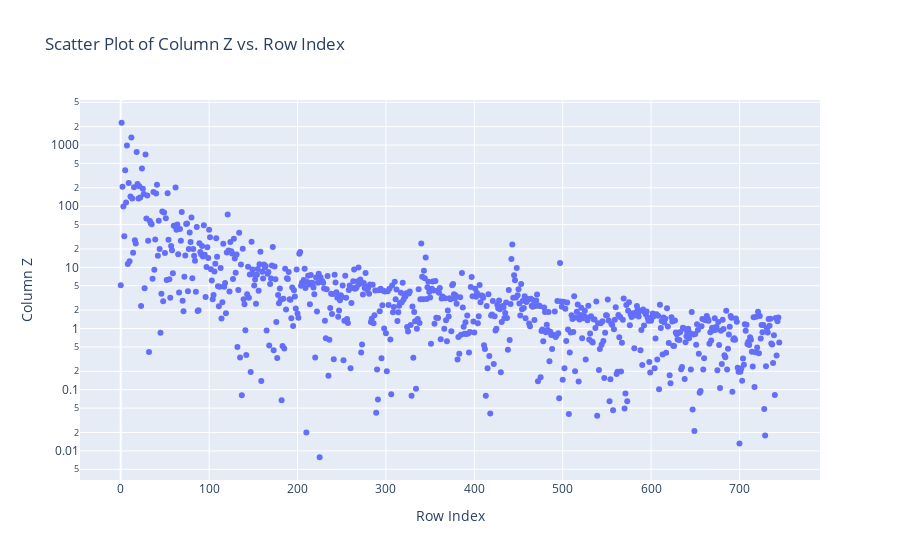

Source (notebook cell):
### Code cell
fig = go.Figure(data=go.Scatter(x=df.index, y=df['Z'], mode='markers'))

# Set y-axis scale to logarithmic
fig.update_layout(yaxis_type='log')

# Add labels and title to the plot
fig.update_layout(title='Scatter Plot of Column Z vs. Row Index',
                  xaxis_title='Row Index',
                  yaxis_title='Column Z')

# Display the plot
fig.show()

### Figure 1 — Plotly figure (JSON) as saved in the notebook; plotly's stock layout.template omitted (floating-point values rounded to 4 significant figures; data arrays with more than 128 entries replaced by an {"elided": "..."} marker saying what was removed)
{"data": [{"mode": "markers", "type": "scatter", "x": {"elided": "746 int values"}, "y": {"elided": "746 float values"}}], "layout": {"title": {"text": "Scatter Plot of Column Z vs. Row Index"}, "xaxis": {"title": {"text": "Row Index"}}, "yaxis": {"title": {"text": "Column Z"}, "type": "log"}}}
